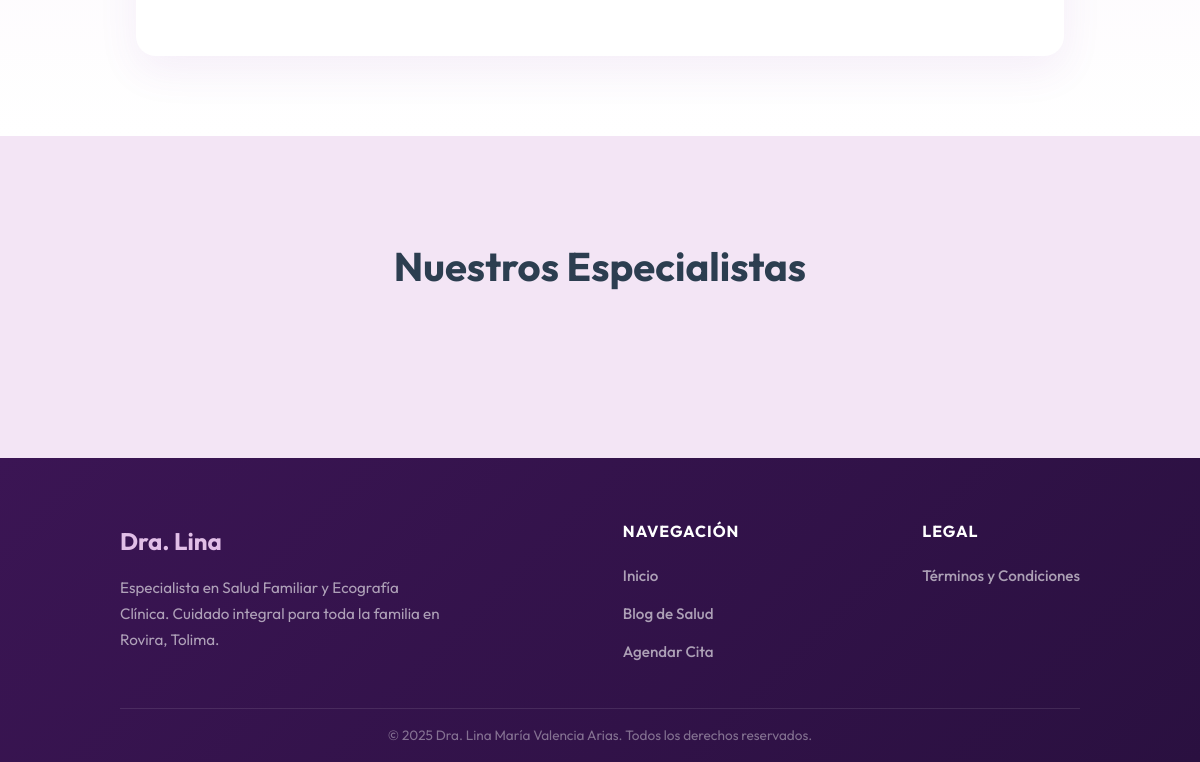
/ (lower part), run on an earlier commit of the app's database.
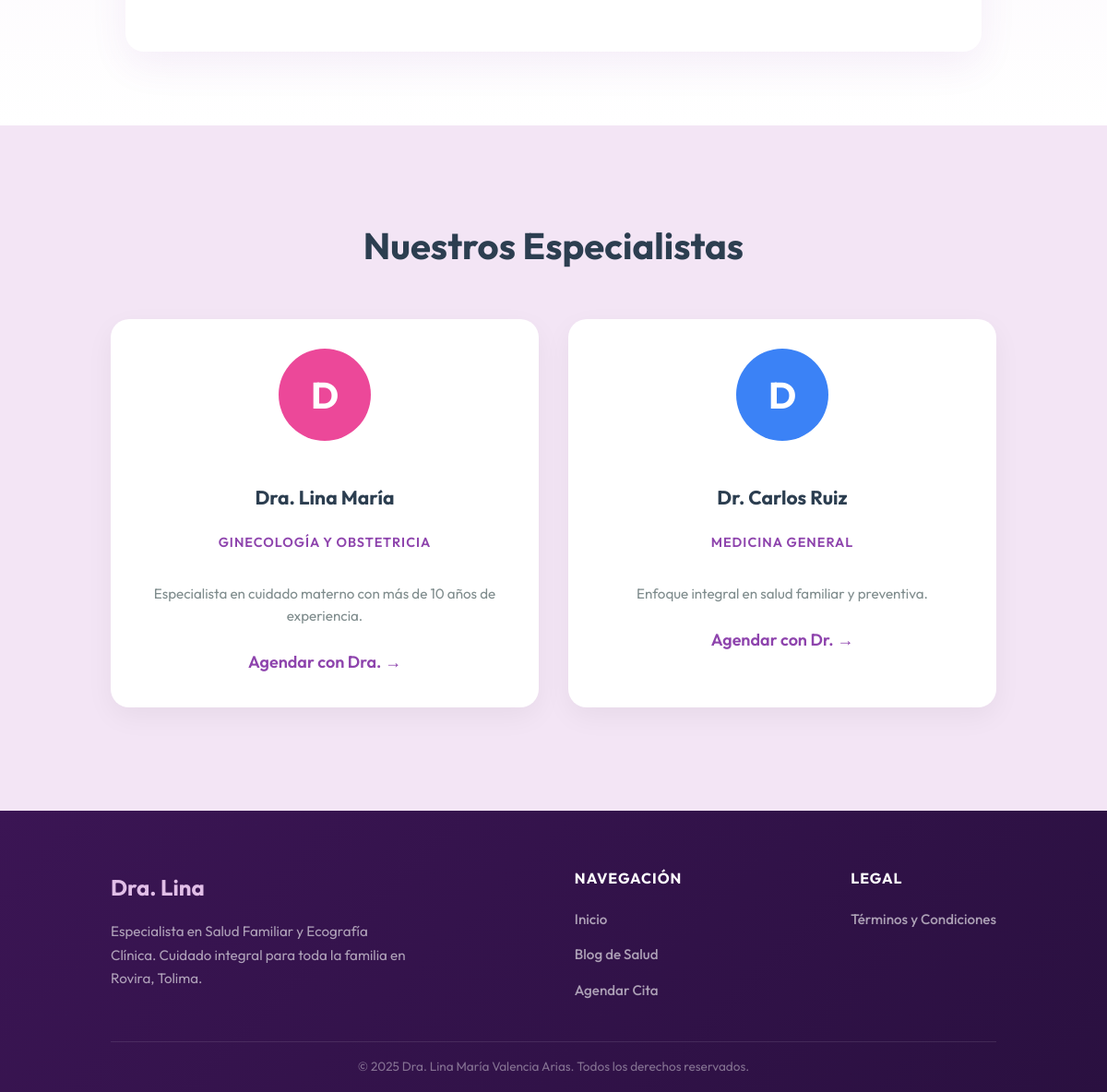
And on a later commit of the database.
### app/models.py (models this page shows)
class User(UserMixin, db.Model):
    id = db.Column(db.Integer, primary_key=True)
    username = db.Column(db.String(80), unique=True, nullable=False)
    password_hash = db.Column(db.String(200), nullable=False)
    role = db.Column(db.String(20), default='admin')

class DoctorProfile(db.Model):
    id = db.Column(db.Integer, primary_key=True)
    user_id = db.Column(db.Integer, db.ForeignKey('user.id'), nullable=False)
    name = db.Column(db.String(100), nullable=False, default='Doctor')
    specialty = db.Column(db.String(100), nullable=False)
    bio = db.Column(db.Text)
    color = db.Column(db.String(20), default='#3b82f6')
    user = db.relationship('User', backref=db.backref('doctor_profile', uselist=False))

### app/routes/public.py (the view)
@public_bp.route('/')
def index():
    from app.models import User, DoctorProfile
    doctors = User.query.join(DoctorProfile).filter(User.role == 'doctor').all()
    return render_template('public/index.html', doctors=doctors)

### app/templates/public/index.html (shortened to what this page needs)
<!DOCTYPE html>
<html lang="es">
<head>
    <link rel="stylesheet" href="{{ url_for('static', filename='css/style.css') }}">
</head>
<body>
    <main>
        <section class="historia-section">
            <div class="historia-content">
            </div>
        </section>
        <section class="specialists-section">
            <h2>Nuestros Especialistas</h2>
            <div class="specialists-grid">
                {% for doctor in doctors %}
                <div class="specialist-card">
                    <div class="spec-avatar" style="background: {{ doctor.doctor_profile.color }};">
                        {{ doctor.doctor_profile.name[0] }}
                    </div>
                    <h3>{{ doctor.doctor_profile.name }}</h3>
                    <div class="spec-role">{{ doctor.doctor_profile.specialty }}</div>
                    <p class="spec-bio">{{ doctor.doctor_profile.bio }}</p>
                    <a href="{{ url_for('public.reservar') }}" class="btn-link">Agendar con {{
                        doctor.doctor_profile.name.split()[0] }} →</a>
                </div>
                {% endfor %}
            </div>
        </section>
    </main>
    <footer class="site-footer">
        <div class="footer-content">
            <div class="footer-brand">
                <h3>Dra. Lina</h3>
                <p>Especialista en Salud Familiar y Ecografía Clínica. Cuidado integral para toda la familia en Rovira,
                    Tolima.</p>
            </div>
            <div class="footer-links">
                <h4>Navegación</h4>
                <ul>
                    <li><a href="{{ url_for('public.index') }}">Inicio</a></li>
                    <li><a href="{{ url_for('public.blog') }}">Blog de Salud</a></li>
                    <li><a href="{{ url_for('public.reservar') }}">Agendar Cita</a></li>
                </ul>
            </div>
            <div class="footer-legal">
                <h4>Legal</h4>
                <ul>
                    <li><a href="{{ url_for('public.terminos') }}">Términos y Condiciones</a></li>
                </ul>
            </div>
        </div>
        <div class="footer-bottom">
            <p>&copy; 2025 Dra. Lina María Valencia Arias. Todos los derechos reservados.</p>
        </div>
    </footer>
</body>
</html>

### app/static/css/style.css (style rules this page uses)
:root { --primary: #8e44ad; --secondary: #9b59b6; --accent: #e1bee7; --dark: #2c3e50; --light: #f3e5f5; --white: #FFFFFF; --text-muted: #7f8c8d; }
body { font-family: 'Outfit', sans-serif; background-color: var(--light); color: var(--dark); margin: 0; line-height: 1.6; font-size: 18px; }
a { text-decoration: none; color: var(--dark); font-weight: 500; transition: color 0.3s; }
.specialists-section { padding: 4rem 10%; text-align: center; }
.specialists-section h2 { font-size: 2.5rem; margin-bottom: 3rem; color: var(--dark); }
.specialists-grid { display: grid; grid-template-columns: repeat(auto-fit, minmax(280px, 1fr)); gap: 2rem; }
.specialist-card { background: var(--white); padding: 2rem; border-radius: 20px; box-shadow: 0 10px 30px rgba(0, 0, 0, 0.05); transition: transform 0.3s; display: flex; flex-direction: column; align-items: center; }
.spec-avatar { width: 100px; height: 100px; border-radius: 50%; margin-bottom: 1.5rem; display: flex; align-items: center; justify-content: center; font-size: 2.5rem; color: white; font-weight: bold; }
.spec-role { color: var(--primary); font-weight: 600; margin-bottom: 1rem; text-transform: uppercase; font-size: 0.9rem; letter-spacing: 1px; }
.spec-bio { color: var(--text-muted); font-size: 0.95rem; margin-bottom: 1.5rem; line-height: 1.6; }
.btn-link { color: var(--primary); font-weight: 600; border-bottom: 2px solid transparent; transition: all 0.3s; }
.historia-section { padding: 5rem 10%; background: linear-gradient(180deg, var(--light) 0%, var(--white) 100%); }
.historia-content { max-width: 800px; margin: 0 auto; background: var(--white); padding: 3.5rem 4rem; border-radius: 20px; box-shadow: 0 15px 40px rgba(142, 68, 173, 0.08); position: relative; border-top: 4px solid var(--primary); }
.site-footer { background: linear-gradient(135deg, #3b1554, #2a1040); color: rgba(255, 255, 255, 0.8); padding: 2.5rem 10% 0; margin-top: 3rem; }
.footer-content { display: flex; justify-content: space-between; gap: 2rem; padding-bottom: 2rem; }
.footer-brand h3 { font-size: 1.5rem; color: var(--accent); margin-bottom: 0.8rem; }
.footer-brand p { font-size: 0.95rem; line-height: 1.7; max-width: 320px; color: rgba(255, 255, 255, 0.6); }
.footer-links h4, .footer-legal h4 { color: white; font-size: 1rem; margin-bottom: 1rem; text-transform: uppercase; letter-spacing: 1px; font-weight: 700; }
.footer-links ul, .footer-legal ul { list-style: none; padding: 0; margin: 0; }
.footer-links li, .footer-legal li { margin-bottom: 0.6rem; }
.footer-links a, .footer-legal a { color: rgba(255, 255, 255, 0.6); font-size: 0.95rem; transition: color 0.3s; }
.footer-bottom { border-top: 1px solid rgba(255, 255, 255, 0.1); padding: 1rem 0; text-align: center; }
.footer-bottom p { font-size: 0.85rem; color: rgba(255, 255, 255, 0.4); margin: 0; }

What changed in the data, as far as the page shows it:
added User: doctor_profile "D", doctor_profile.name "Dra. Lina María", doctor_profile.specialty "GINECOLOGÍA Y OBSTETRICIA", doctor_profile.bio "Especialista en cuidado materno con más de 10 años de experiencia.", doctor_profile.name "Dra."
added User: doctor_profile "D", doctor_profile.name "Dr. Carlos Ruiz", doctor_profile.specialty "MEDICINA GENERAL", doctor_profile.bio "Enfoque integral en salud familiar y preventiva.", doctor_profile.name "Dr."
